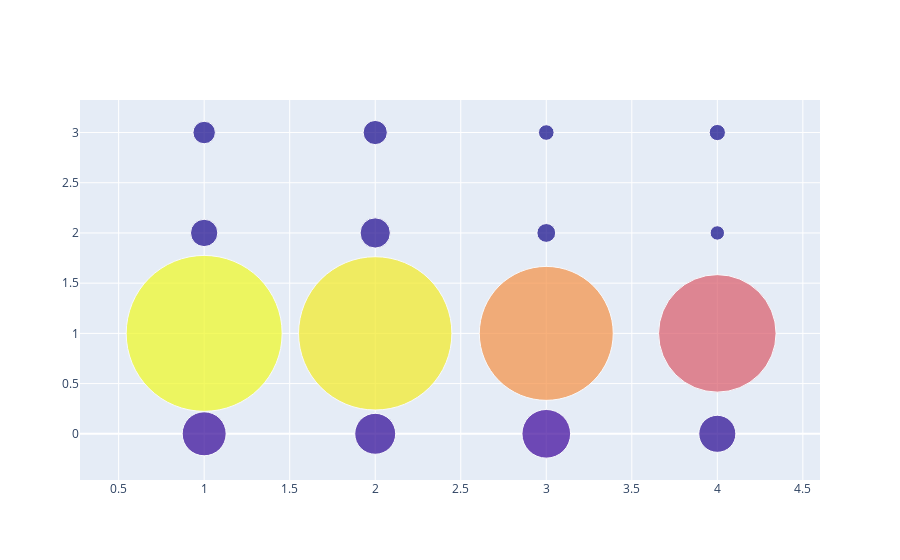

This figure's notebook cell:
### Code cell
size = size
fig = go.Figure(data=[go.Scatter(
    x=[1,1,1,1,2,2,2,2,3,3,3,3,4,4,4,4],
    y=y,
    mode='markers',
    marker=dict(
        size=size,
        sizemode='area',
        #sizeref=2.*max(size)/(40.**2),
        color=size,
        sizemin=4
    )
)])

fig.show()

### Figure 1 — Plotly figure (JSON) as saved in the notebook; plotly's stock layout.template omitted (floating-point values rounded to 4 significant figures)
{"data": [{"marker": {"color": [966, 12158, 374, 252, 837, 11755, 457, 293, 1184, 8966, 177, 122, 686, 6902, 104, 132], "size": [966, 12158, 374, 252, 837, 11755, 457, 293, 1184, 8966, 177, 122, 686, 6902, 104, 132], "sizemin": 4, "sizemode": "area"}, "mode": "markers", "type": "scatter", "x": [1, 1, 1, 1, 2, 2, 2, 2, 3, 3, 3, 3, 4, 4, 4, 4], "y": [0, 1, 2, 3, 0, 1, 2, 3, 0, 1, 2, 3, 0, 1, 2, 3]}], "layout": {}}
